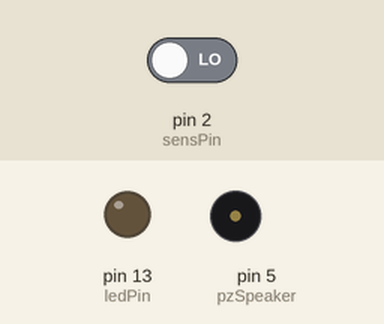
This sketch was run on a simulated Arduino Uno, built with avr-gcc and run on an emulated ATmega328P. Shown: output pins drawn as LEDs (lit = HIGH), buzzer (waves = sounding). The test bench sets the inputs (shaded band); at power-on: pin 2 (sensPin) LOW. Pins used as bus, display or sensor lines are not drawn.

Above: at 1.4 s.
1.5 s: pin 2 (sensPin) driven HIGH
At 1.9 s:
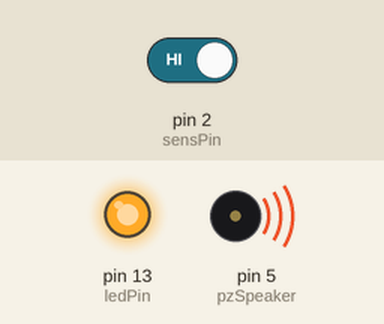
Timing chart, 0 to 10.5 s (numbered marks = the images above; inputs shaded):
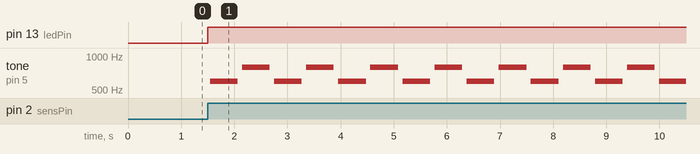

The sketch:

sensor_infrarojo.ino
```cpp
//se inicializan las variables a utilizar
int sensPin = 2; // Sensor Pin
int ledPin = 13; // LED Pin
int pzSpeaker = 5; //Pieza-speaker Pin
int val = 0; // variable de entrada status

//se inicializan las funciones de las variables antes inicializadas
void setup() {
   pinMode(sensPin, INPUT);
   pinMode(pzSpeaker, OUTPUT);
   pinMode(ledPin, OUTPUT);

}
void loop(){
   val = digitalRead(sensPin); // lee el sensor
   if (val == HIGH) { //checa si esta en arriba
      digitalWrite(ledPin, HIGH); //prende el led a utilizar

     //prende el speake para que suene
      playTone(500, 600);
      delay(100);
      playTone(500, 800);
      delay(100);
   } else {
      digitalWrite(ledPin, LOW); // apagamos el led y se apaga el speaker
      playTone(0, 0);
      delay(300);
   }
}
//duracion de la frecuencia del speaker
void playTone(long duration, int freq) {
   duration *= 1000;
   int period = (1.0 / freq) * 1000000;
   long elapsed_time = 0;
   while (elapsed_time < duration) {
      digitalWrite(pzSpeaker,HIGH);
      delayMicroseconds(period / 2);
      digitalWrite(pzSpeaker, LOW);
      delayMicroseconds(period / 2);
      elapsed_time += (period);
   }
}
```

Measured:
- after the input at 1.5 s, pin 13 (ledPin): LOW → HIGH at once; tone on pin 5 (pzSpeaker): silent → 597 Hz at once, then repeats every 1.2 s: silent 0.08 s, 794 Hz 0.52 s, silent 0.08 s, 597 Hz 0.52 s
